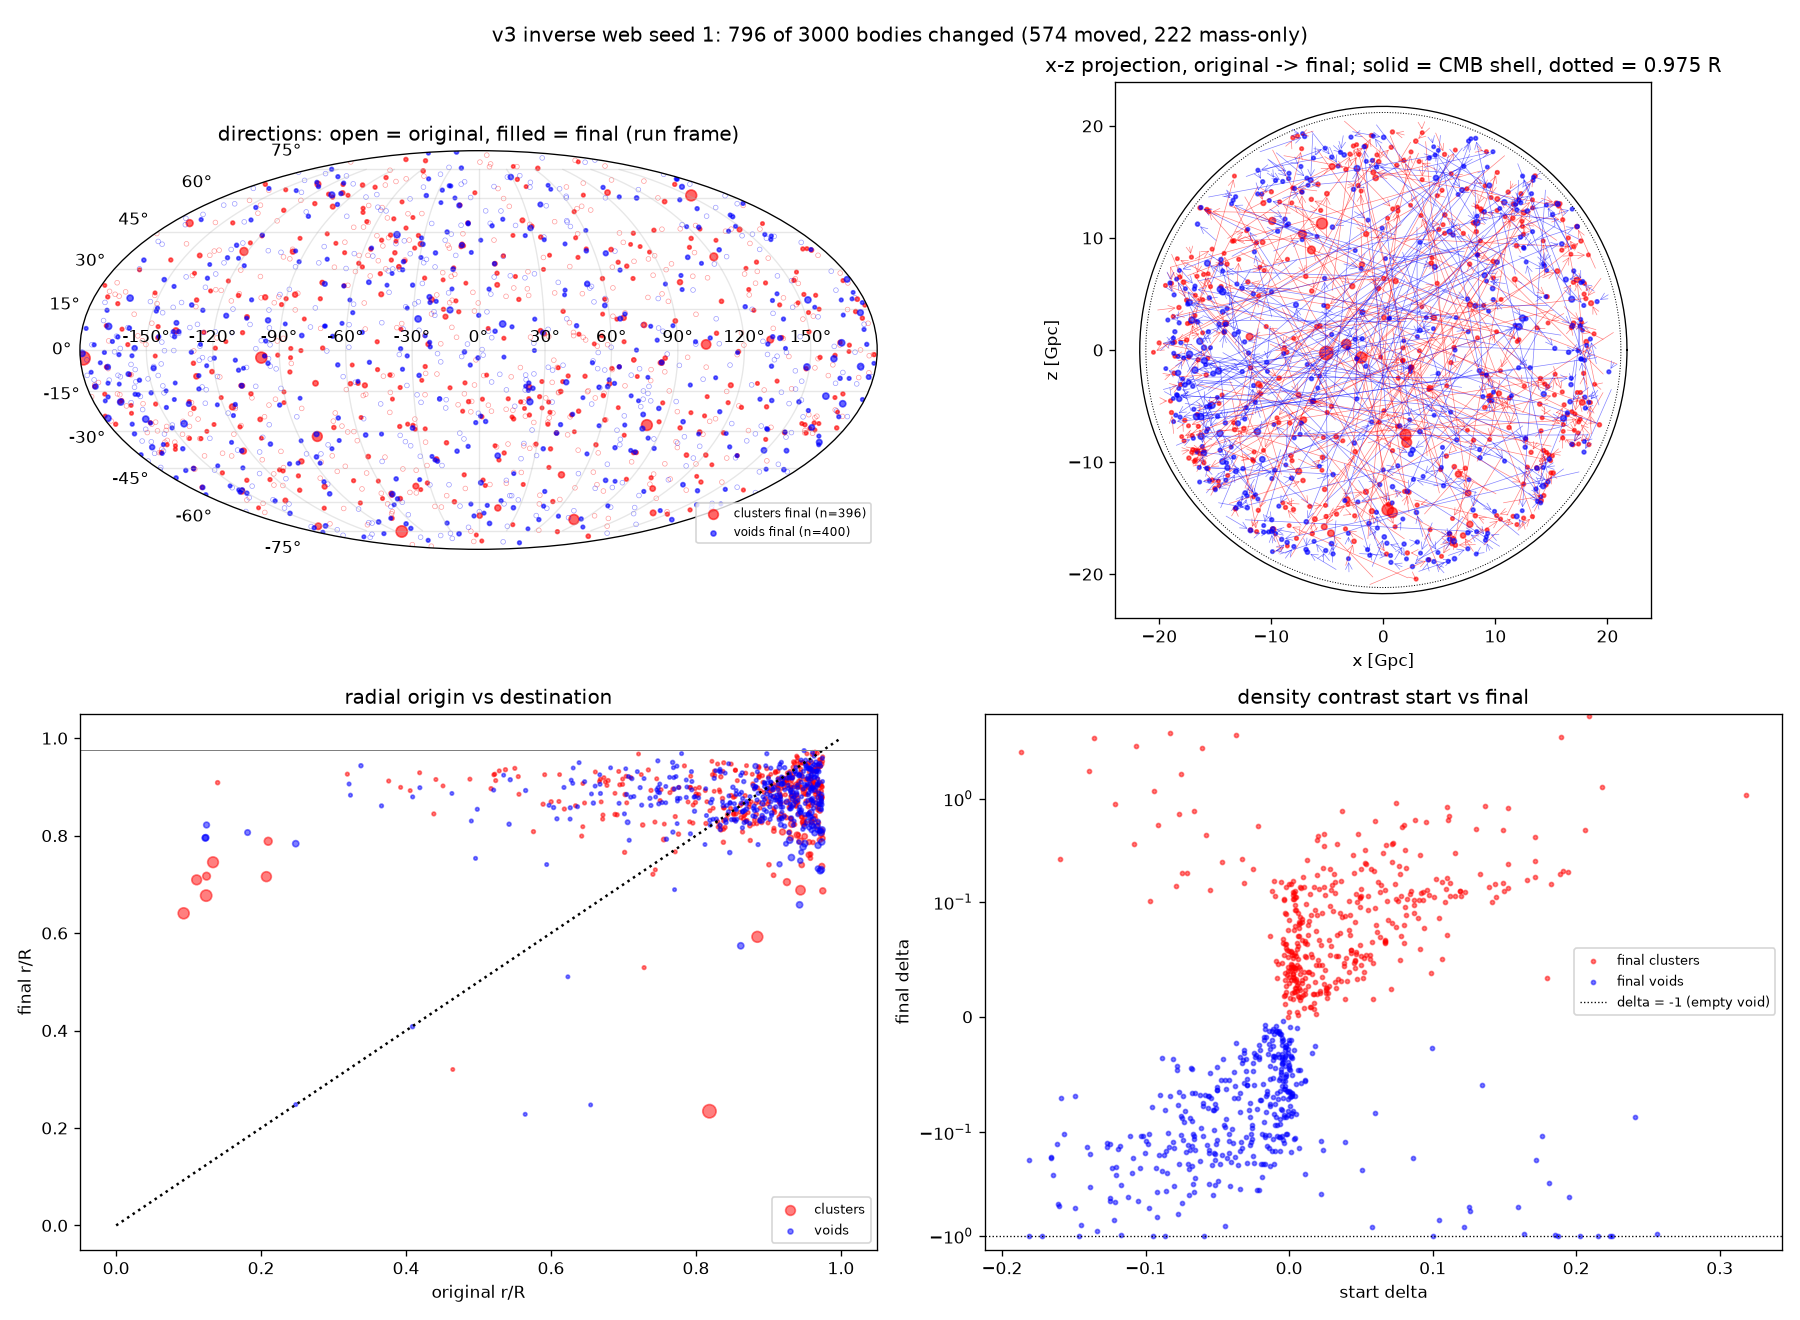

The Python source for this figure:
# v3 (seed given, default 1): which bodies changed. Clusters (final delta>0, red) vs voids (blue); open = original, filled = final; size ~ |delta|.
# Panels: sky directions; x-z projection with arrows; r_orig vs r_final; |delta| start vs final. Usage: python3 moved_map.py [seed] [dir/]. Fails on NaN.
import sys,numpy as np,matplotlib;matplotlib.use('Agg');import matplotlib.pyplot as plt
sd=sys.argv[1] if len(sys.argv)>1 else '1';W='/workspace/coepdf/joint_solve/phase5/web/inverse/v3/'+(sys.argv[2] if len(sys.argv)>2 else '');R=21.7439;z=np.load(W+f'inv3_s{sd}.npz')
for k in ('y0','y','delta','delta0'):
    if not np.all(np.isfinite(z[k])):raise SystemExit('NONFINITE '+k)
m=z['changed'];y0=z['y0'][m];y=z['y'][m];d0=z['delta0'][m];d1=z['delta'][m];cl=d1>0;s=4+60*np.abs(d1)/max(np.abs(d1).max(),1e-30)
def ang(v):r=np.linalg.norm(v,axis=1);return np.arctan2(v[:,1],v[:,0]),np.arcsin(v[:,2]/r)
fig=plt.figure(figsize=(15,11));a=fig.add_subplot(221,projection='mollweide')
for q,c,nm in ((cl,'r','clusters'),(~cl,'b','voids')):
    l0,b0=ang(y0[q]);l1,b1=ang(y[q]);a.scatter(l0,b0,s=8,facecolors='none',edgecolors=c,lw=0.4,alpha=0.4);a.scatter(l1,b1,s=s[q],c=c,alpha=0.6,label=f'{nm} final (n={q.sum()})')
a.set_title('directions: open = original, filled = final (run frame)');a.legend(fontsize=7,loc='lower right');a.grid(alpha=0.3)
a=fig.add_subplot(222)
for q,c in ((cl,'r'),(~cl,'b')):
    for p,t in zip(y0[q],y[q]):a.annotate('',t[[0,2]],p[[0,2]],arrowprops=dict(arrowstyle='->',color=c,lw=0.4,alpha=0.5))
    a.scatter(y[q][:,0],y[q][:,2],s=s[q],c=c,alpha=0.6)
t=np.linspace(0,2*np.pi,300);a.plot(R*np.cos(t),R*np.sin(t),'k',lw=0.8);a.plot(0.975*R*np.cos(t),0.975*R*np.sin(t),'k:',lw=0.6)
a.set_aspect('equal');a.set_xlabel('x [Gpc]');a.set_ylabel('z [Gpc]');a.set_title('x-z projection, original -> final; solid = CMB shell, dotted = 0.975 R')
a=fig.add_subplot(223);r0=np.linalg.norm(y0,axis=1)/R;r1=np.linalg.norm(y,axis=1)/R
for q,c,nm in ((cl,'r','clusters'),(~cl,'b','voids')):a.scatter(r0[q],r1[q],s=s[q],c=c,alpha=0.5,label=nm)
a.plot([0,1],[0,1],'k:');a.axhline(0.975,color='gray',lw=0.6);a.set_xlabel('original r/R');a.set_ylabel('final r/R');a.legend(fontsize=8);a.set_title('radial origin vs destination')
a=fig.add_subplot(224)
for q,c,nm in ((cl,'r','final clusters'),(~cl,'b','final voids')):a.scatter(d0[q],d1[q],s=6,c=c,alpha=0.5,label=nm)
a.axhline(-1,color='k',ls=':',lw=0.8,label='delta = -1 (empty void)');a.set_yscale('symlog',linthresh=0.1);a.set_xlabel('start delta');a.set_ylabel('final delta');a.legend(fontsize=8);a.set_title('density contrast start vs final')
fig.suptitle(f'v3 inverse web seed {sd}: {m.sum()} of {len(m)} bodies changed ({z["moved"].sum()} moved, {(z["mch"]&~z["moved"]).sum()} mass-only)');fig.tight_layout();fig.savefig(W+'moved_map.png',dpi=120)
